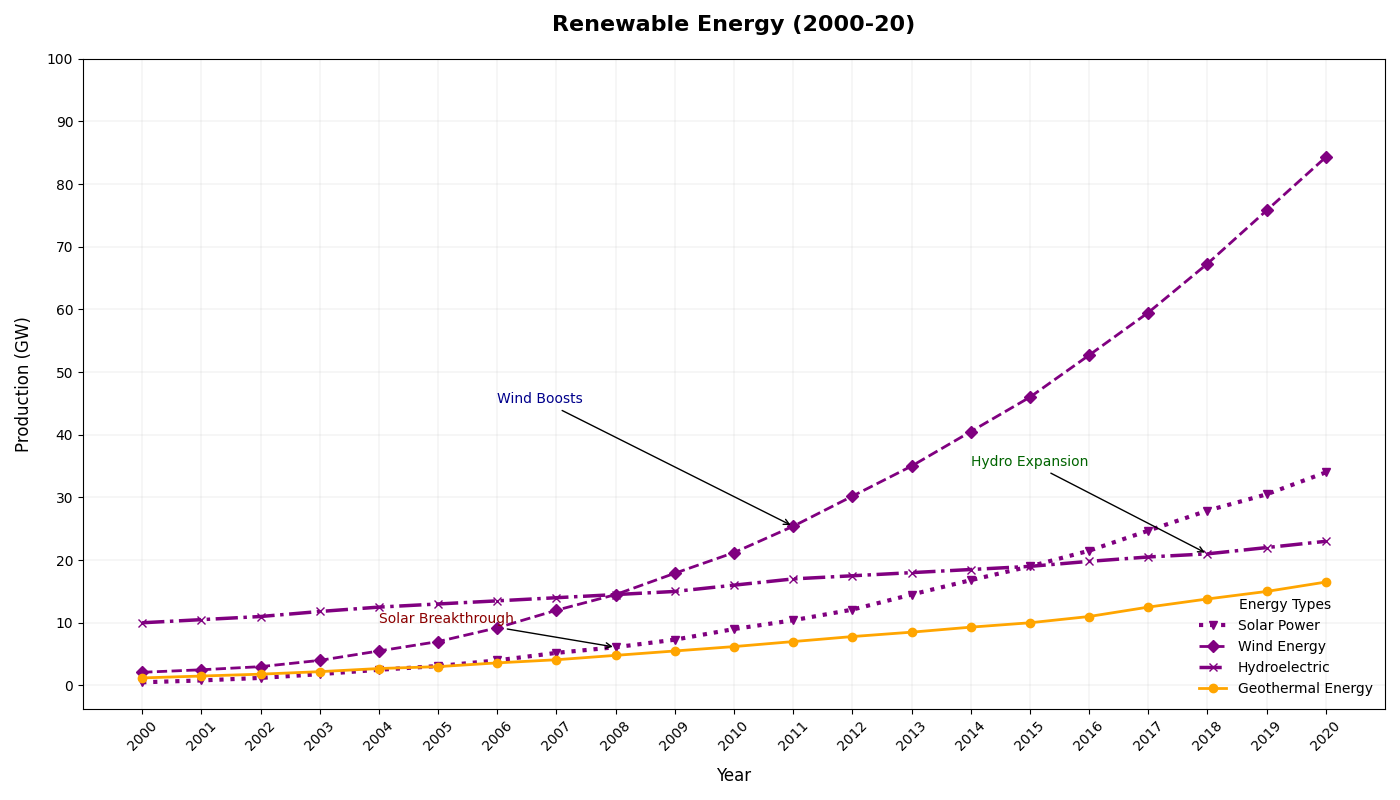

This figure's Python source:
import matplotlib.pyplot as plt
import numpy as np

years = np.arange(2000, 2021)
solar_energy = [0.5, 0.8, 1.2, 1.8, 2.5, 3.1, 4.0, 5.2, 6.1, 7.3, 9.0, 10.4, 12.1, 14.5, 16.8, 19.0, 21.5, 24.7, 27.9, 30.5, 34.0]
wind_energy = [2.1, 2.5, 3.0, 4.0, 5.5, 7.0, 9.2, 12.0, 14.5, 17.9, 21.2, 25.4, 30.2, 35.0, 40.5, 46.0, 52.7, 59.5, 67.3, 75.8, 84.3]
hydro_energy = [10.0, 10.5, 11.0, 11.8, 12.5, 13.0, 13.5, 14.0, 14.5, 15.0, 16.0, 17.0, 17.5, 18.0, 18.5, 19.0, 19.8, 20.5, 21.0, 22.0, 23.0]

# New fictional data for Geothermal Energy
geothermal_energy = [1.2, 1.5, 1.8, 2.2, 2.7, 3.0, 3.6, 4.1, 4.8, 5.5, 6.2, 7.0, 7.8, 8.5, 9.3, 10.0, 11.0, 12.5, 13.8, 15.0, 16.5]

fig, ax = plt.subplots(figsize=(14, 8))

ax.plot(years, solar_energy, color='purple', marker='v', linestyle=':', linewidth=3, label='Solar Power')
ax.plot(years, wind_energy, color='purple', marker='D', linestyle='--', linewidth=2, label='Wind Energy')
ax.plot(years, hydro_energy, color='purple', marker='x', linestyle='-.', linewidth=2.5, label='Hydroelectric')
# Plot the new Geothermal data with distinct representation
ax.plot(years, geothermal_energy, color='orange', marker='o', linestyle='-', linewidth=2, label='Geothermal Energy')

ax.set_title('Renewable Energy (2000-20)', fontsize=16, fontweight='bold', pad=20)
ax.set_xlabel('Year', fontsize=12, labelpad=10)
ax.set_ylabel('Production (GW)', fontsize=12, labelpad=10)

ax.grid(True, which='major', linestyle='-', linewidth=0.3, alpha=0.5)
ax.set_xticks(years, minor=False)
ax.set_xticklabels(years, rotation=45)
ax.set_yticks(np.arange(0, 101, 10))

ax.legend(loc='lower right', fontsize=10, frameon=False, title='Energy Types')

ax.annotate('Solar Breakthrough', xy=(2008, 6.1), xytext=(2004, 10), 
            arrowprops=dict(facecolor='black', arrowstyle='->'), fontsize=10, color='darkred')
ax.annotate('Wind Boosts', xy=(2011, 25.4), xytext=(2006, 45), 
            arrowprops=dict(facecolor='black', arrowstyle='->'), fontsize=10, color='darkblue')
ax.annotate('Hydro Expansion', xy=(2018, 21.0), xytext=(2014, 35), 
            arrowprops=dict(facecolor='black', arrowstyle='->'), fontsize=10, color='darkgreen')

plt.tight_layout()
plt.show()
